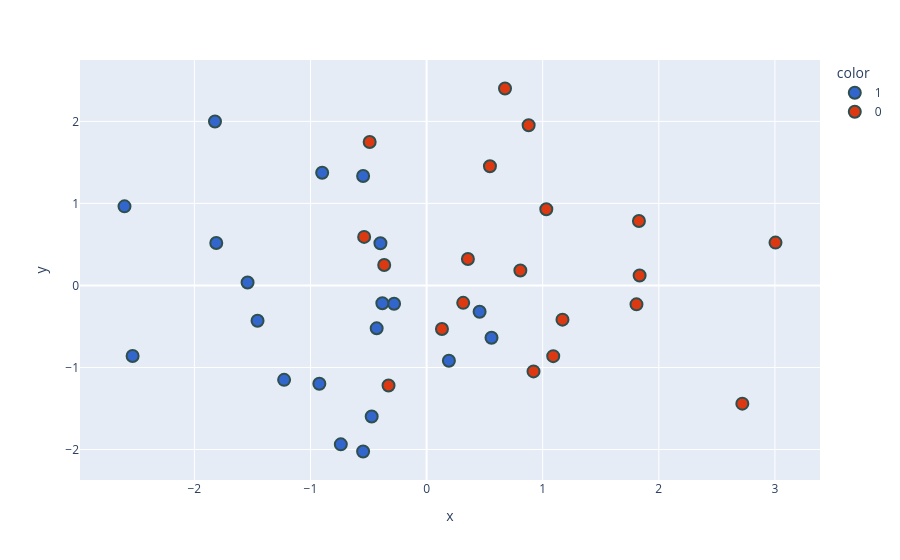

Notebook code for this chart:
### Code cell
new_df['target'] = new_df['target'].astype('str')
fig = px.scatter(x=new_df['PC1'],
                 y=new_df['PC2'],
                 color=new_df['target'],
                 color_discrete_sequence=px.colors.qualitative.G10
                )

fig.update_traces(marker=dict(size=12,
                              line=dict(width=2,
                                        color='DarkSlateGrey')),
                  selector=dict(mode='markers'))
fig.show()

### Figure 1 — Plotly figure (JSON) as saved in the notebook; plotly's stock layout.template omitted (floating-point values rounded to 4 significant figures)
{"data": [{"hovertemplate": "color=1<br>x=%{x}<br>y=%{y}<extra></extra>", "legendgroup": "1", "marker": {"color": "#3366CC", "line": {"color": "DarkSlateGrey", "width": 2}, "size": 12, "symbol": "circle"}, "mode": "markers", "name": "1", "orientation": "v", "showlegend": true, "type": "scatter", "x": [-0.8993, -1.542, -0.2801, -1.227, -1.822, -2.602, -0.7386, -0.3975, -1.456, -0.3809, -0.9235, -0.5465, -0.5468, -0.4729, -2.532, 0.1922, 0.5592, -1.811, 0.4566, -0.4299], "xaxis": "x", "y": [1.374, 0.03535, -0.2224, -1.151, 1.998, 0.9643, -1.937, 0.5144, -0.4305, -0.2177, -1.198, 1.334, -2.024, -1.598, -0.8605, -0.9181, -0.6368, 0.518, -0.321, -0.5227], "yaxis": "y"}, {"hovertemplate": "color=0<br>x=%{x}<br>y=%{y}<extra></extra>", "legendgroup": "0", "marker": {"color": "#DC3912", "line": {"color": "DarkSlateGrey", "width": 2}, "size": 12, "symbol": "circle"}, "mode": "markers", "name": "0", "orientation": "v", "showlegend": true, "type": "scatter", "x": [0.3153, 0.6755, 3.005, 0.1323, 0.3559, 1.091, -0.5377, 1.835, 1.808, 0.921, 1.031, 1.17, -0.4902, -0.3277, 1.829, -0.3649, 2.719, 0.8076, 0.879, 0.5456], "xaxis": "x", "y": [-0.212, 2.401, 0.5221, -0.5305, 0.3217, -0.8619, 0.5917, 0.1213, -0.2305, -1.047, 0.9284, -0.4168, 1.75, -1.22, 0.7855, 0.2496, -1.441, 0.1823, 1.952, 1.454], "yaxis": "y"}], "layout": {"legend": {"title": {"text": "color"}, "tracegroupgap": 0}, "margin": {"t": 60}, "xaxis": {"anchor": "y", "domain": [0, 1], "title": {"text": "x"}}, "yaxis": {"anchor": "x", "domain": [0, 1], "title": {"text": "y"}}}}
